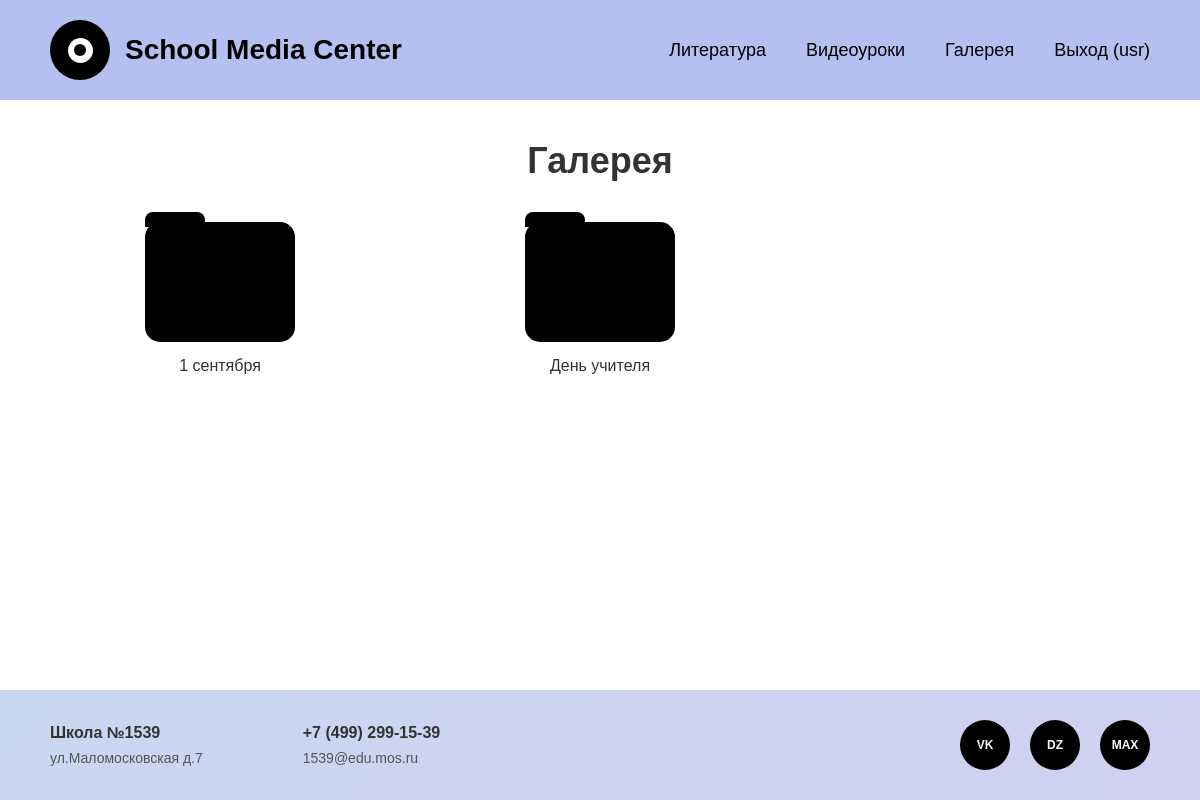
The page /gallery/ (signed in) on the database its author committed.
### media_center/models.py (models this page shows, shortened)
class User(AbstractUser):
    ROLES = [
        ('student', 'Ученик'),
        ('admin', 'Администратор'),
    ]
    role = models.CharField(max_length=10, choices=ROLES, default='student', verbose_name='Роль')
    class Meta:
        db_table = 'users'
        verbose_name = 'Пользователь'
        verbose_name_plural = 'Пользователи'

class GalleryFolder(models.Model):
    group = models.ForeignKey(SchoolClass, on_delete=models.CASCADE, related_name='gallery_folders',
                              verbose_name='Класс')
    name = models.CharField(max_length=200, verbose_name='Название папки')
    created_at = models.DateTimeField(auto_now_add=True)
    class Meta:
        db_table = 'gallery_folders'
        verbose_name = 'Папка галереи'
        verbose_name_plural = 'Папки галереи'
        ordering = ['name']

### media_center/views.py (the view)
# urls.py: path('gallery/', views.gallery_folders, name='gallery_folders'),
@login_required(login_url='media_center:login')
def gallery_folders(request):
    folders = GalleryFolder.objects.all().select_related('group')
    context = get_context(request)
    context['folders'] = folders
    return render(request, 'gallery_folders.html', context)

### media_center/views.py (called while the page is built)
def get_context(request):
    return {
        'school_name': 'Школа №1539',
        'address': 'ул.Маломосковская д.7',
        'phone': '+7 (499) 299-15-39',
        'email': '1539@edu.mos.ru',
        'is_authenticated': request.user.is_authenticated,
        'user': request.user if request.user.is_authenticated else None
    }

### media_center/templates/gallery_folders.html (shortened to what this page needs)
<!DOCTYPE html>
<html lang="ru">
<head>
</head>
<body>
    <header class="header">
        <div class="logo-container">
            <div class="logo"></div>
            <span class="logo-text">School Media Center</span>
        </div>
        <nav class="nav">
            <a href="{% url 'media_center:literature_levels' %}">Литература</a>
            <a href="{% url 'media_center:video_levels' %}">Видеоуроки</a>
            <a href="{% url 'media_center:gallery_folders' %}">Галерея</a>
            {% if is_authenticated %}
                <a href="{% url 'media_center:logout' %}">Выход ({{ user.username }})</a>
            {% else %}
                <a href="{% url 'media_center:login' %}">Вход</a>
            {% endif %}
        </nav>
    </header>
    <main class="main-content">
        <h1 class="page-title">Галерея</h1>
        <div class="folders-grid">
            {% for folder in folders %}
            <a href="{% url 'media_center:gallery_photos' folder.id %}" class="folder-card">
                <div class="folder-icon"></div>
                <div class="folder-name">{{ folder.name }}</div>
            </a>
            {% empty %}
            <p style="grid-column: 1 / -1; text-align: center; color: #888;">Пока нет папок</p>
            {% endfor %}
        </div>
    </main>
    <footer class="footer">
        <div class="footer-info">
            <div class="footer-block">
                <h3>{{ school_name }}</h3>
                <p>{{ address }}</p>
            </div>
            <div class="footer-block">
                <h3>{{ phone }}</h3>
                <p>{{ email }}</p>
            </div>
        </div>
        <div class="social-icons">
            <a href="#" class="social-icon" title="VK">VK</a>
            <a href="#" class="social-icon" title="Dzen">DZ</a>
            <a href="#" class="social-icon" title="Max">MAX</a>
        </div>
    </footer>
</body>
</html>

### media_center/templates/gallery_folders.html (style rules this page uses)
* { margin: 0; padding: 0; box-sizing: border-box; }
body { font-family: Arial, sans-serif; background-color: #ffffff; min-height: 100vh; display: flex; flex-direction: column; }
.header { background: #B4C0EF; padding: 20px 50px; display: flex; justify-content: space-between; align-items: center; }
.logo-container { display: flex; align-items: center; gap: 15px; }
.logo { width: 60px; height: 60px; background-color: #000; border-radius: 50%; display: flex; align-items: center; justify-content: center; position: relative; }
.logo::before { content: ''; width: 25px; height: 25px; background-color: #fff; border-radius: 50%; position: absolute; }
.logo::after { content: ''; width: 12px; height: 12px; background-color: #000; border-radius: 50%; position: absolute; }
.logo-text { font-size: 28px; font-weight: bold; color: #000; }
.nav { display: flex; gap: 40px; }
.nav a { color: #000; text-decoration: none; font-size: 18px; font-weight: 500; transition: opacity 0.3s; }
.main-content { flex: 1; padding: 40px 50px; background-color: #fff; }
.page-title { text-align: center; font-size: 36px; font-weight: bold; color: #333; margin-bottom: 40px; }
.folders-grid { display: grid; grid-template-columns: repeat(3, 1fr); gap: 40px; max-width: 1200px; margin: 0 auto; }
.folder-card { text-align: center; cursor: pointer; transition: transform 0.3s; text-decoration: none; color: #333; }
.folder-icon { width: 150px; height: 120px; background-color: #000; border-radius: 15px; margin: 0 auto 15px; position: relative; }
.folder-icon::before { content: ''; position: absolute; top: -10px; left: 0; width: 60px; height: 15px; background-color: #000; border-radius: 8px 8px 0 0; }
.folder-name { font-size: 16px; font-weight: 500; color: #333; }
.footer { background: linear-gradient(135deg, #c8d8f0 0%, #d0d0f0 100%); padding: 30px 50px; display: flex; justify-content: space-between; align-items: center; margin-top: 40px; }
.footer-info { display: flex; gap: 100px; }
.footer-block h3 { font-size: 16px; font-weight: bold; margin-bottom: 8px; color: #333; }
.footer-block p { font-size: 14px; color: #555; }
.social-icons { display: flex; gap: 20px; }
.social-icon { width: 50px; height: 50px; background-color: #000; border-radius: 50%; display: flex; align-items: center; justify-content: center; color: #fff; font-weight: bold; text-decoration: none; transition: transform 0.3s; font-size: 12px; }

### rows shown on the page
User: username "usr"
GalleryFolder: name "1 сентября"
GalleryFolder: name "День учителя"

### other values the page prints
{{ school_name }} "Школа №1539"
{{ address }} "ул.Маломосковская д.7"
{{ phone }} "+7 (499) 299-15-39"
{{ email }} "1539@edu.mos.ru"
